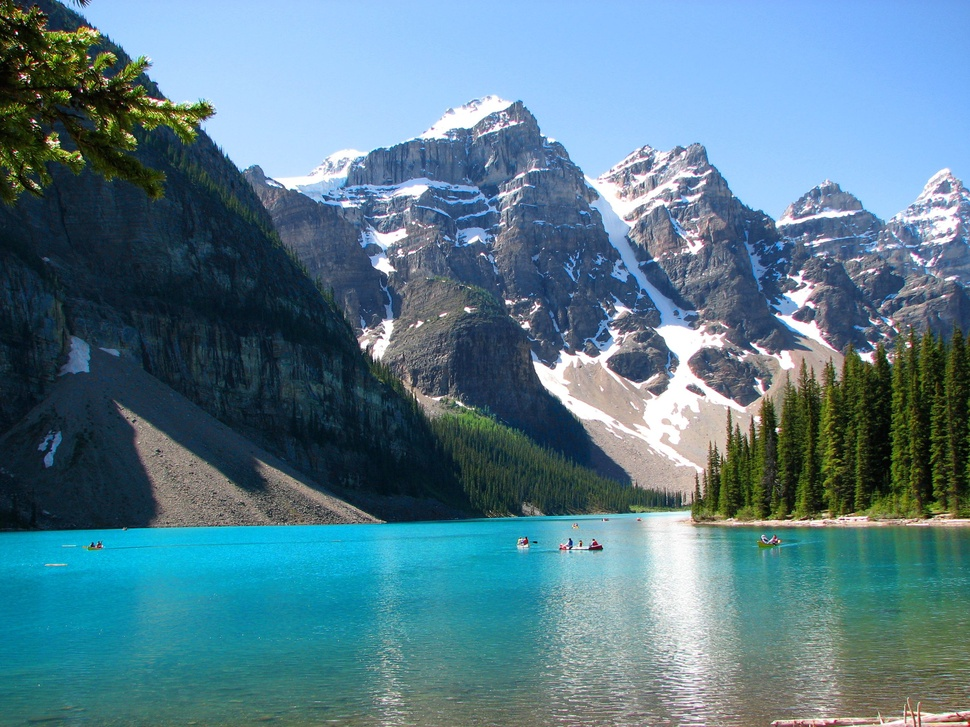
#> input picture image_compression/Picture/1.jpg, 970 x 727 px, shrunk from 2816 x 2112 before the run, found by its file name
$ jupyter execute --allow-errors 'Image Compression with K-means Clustering.ipynb'   (shell and % lines are left out)
#> lines starting #> are read from the running program, lines starting #| are printed output that depends on the picture
### image_compression/plot_utils.py
import numpy as np
import matplotlib.pyplot as plt

class plot_utils:
    def __init__(self, img_data, title, num_pixels=10000, colors=None):
        self.img_data = img_data
        self.title = title
        self.num_pixels = num_pixels
        self.colors = colors

    def colorSpace(self):
        if self.colors is None:
            self.colors = self.img_data

        rand = np.random.RandomState(42)
        index = rand.permutation(self.img_data.shape[0])[:self.num_pixels]
        colors = self.colors[index]
        R, G, B = self.img_data[index].T
        fig, ax = plt.subplots(1, 2, figsize=(12,8))
        ax[0].scatter(R, G, color=colors, marker='.')
        ax[0].set(xlabel='Red', ylabel='Green', xlim=(0, 1), ylim=(0, 1))
        ax[1].scatter(R, B, color=colors, marker='.')
        ax[1].set(xlabel='Red', ylabel='Blue', xlim=(0, 1), ylim=(0, 1))
        fig.suptitle(self.title, size=20)

### image_compression/Image Compression with K-means Clustering.ipynb
[cell 1]
from __future__ import print_function
import os
import numpy as np
import matplotlib.pyplot as plt
import matplotlib.image as image
plt.style.use("ggplot")

from skimage import io
from sklearn.cluster import KMeans

#drop pdown list
from ipywidgets import interact, interactive, fixed, interact_manual, IntSlider
import ipywidgets as widgets

[cell 2]
plt.rcParams['figure.figsize'] =(20,12)

# Data Preprocessing

[cell 3]
img = io.imread('Pictures/1.jpg')
#> img is the input picture: shape (727, 970, 3); mean R, G, B 86.9, 123.7, 139
ax = plt.axes(xticks =[], yticks=[])
ax.imshow(img)

[cell 4]
img.shape
#> Out = (727, 970, 3)
#3:color
#image size

[cell 5]
#normalize
img_data = (img / 255.0).reshape(-1, 3)
img_data.shape
#> Out = (705190, 3)

# Visualizing the Color Space using Point Clouds

[cell 6]
from plot_utils import plot_utils

[cell 7]
x = plot_utils(img_data, title="Input color space: over 16 million possible colors")
x.colorSpace()
#> in colorSpace, `R, G, B = self.img_data[index].T`: R = 10000 values, max 1 at index 35, min 0 at index 4, mean 0.341; G = 10000 values, max 1 at index 58, min 0.0118 at index 2413, mean 0.484; B = 10000 values, max 1 at index 12, min 0 at index 120, mean 0.543
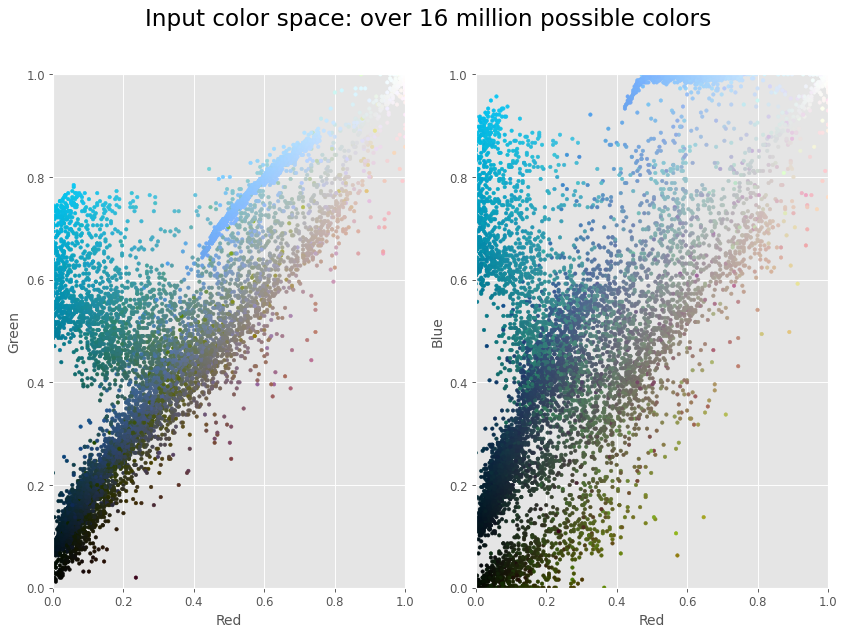
#> figure drawn by matplotlib, 2 panels

# Visualizing the K-means Reduced Color space

[cell 8]
#from 16m to 16!
from sklearn.cluster import MiniBatchKMeans

[cell 9]
kmeans = MiniBatchKMeans(16).fit(img_data)
k_colors = kmeans.cluster_centers_[kmeans.predict(img_data)]

y = plot_utils(img_data, colors=k_colors, title="Reduced color image: 16 colors")
y.colorSpace()
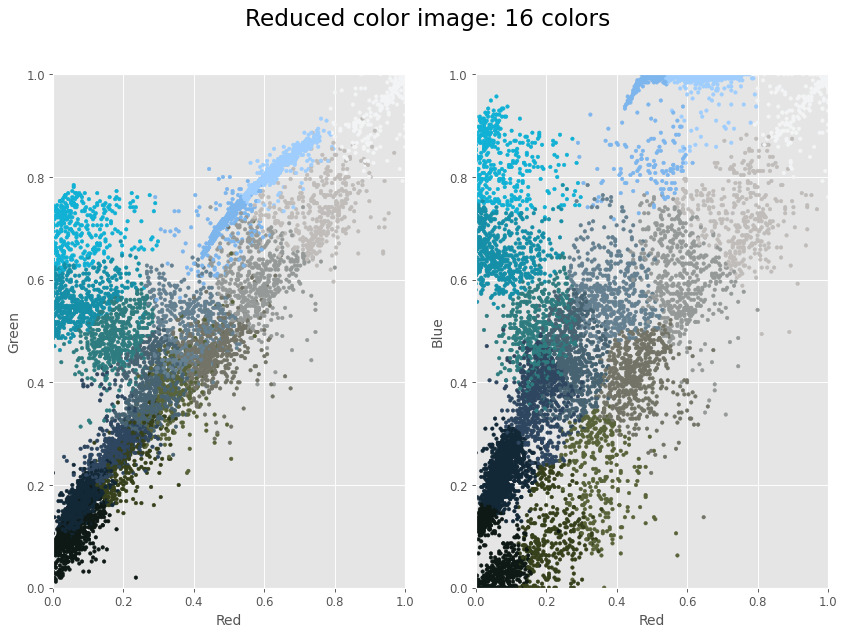
#> figure drawn by matplotlib, 2 panels

$ run again, with image_compression/Picture/2.jpg copied over image_compression/Picture/1.jpg
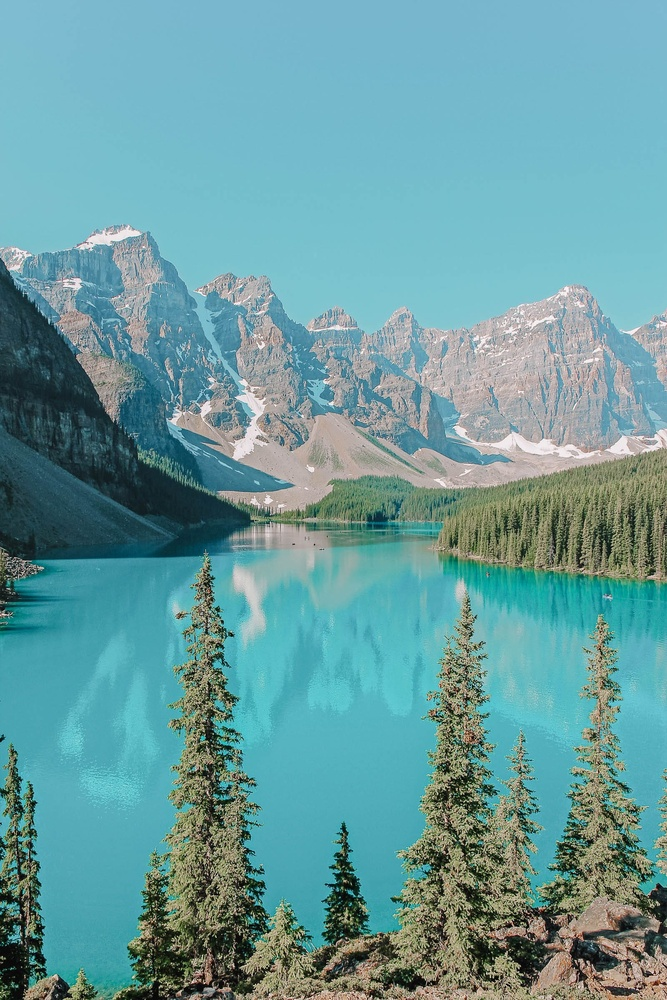
#> input picture image_compression/Picture/2.jpg, 667 x 1000 px, shrunk from 1600 x 2400 before the run, found by its file name
#> img is the input picture: shape (1000, 667, 3); mean R, G, B 104, 155.3, 158.6
#> R = 10000 values, max 1 at index 4939, min 0 at index 433, mean 0.41; G = 10000 values, max 0.973 at index 4939, min 0 at index 1784, mean 0.61; B = 10000 values, max 0.965 at index 2389, min 0 at index 533, mean 0.622
#> `[cell 7] x = plot_utils(img_data, title="Input color space: over 16 mi..`:
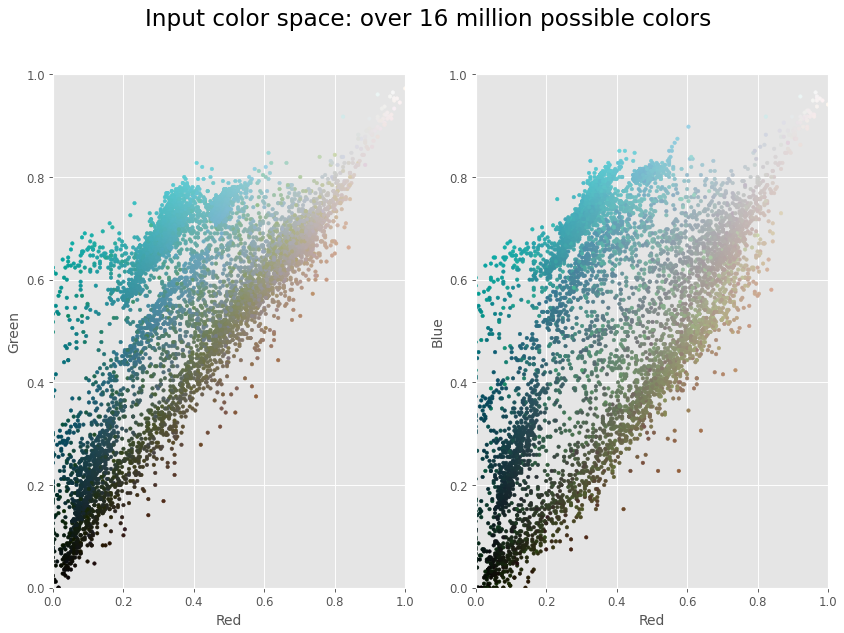
#> figure drawn by matplotlib, 2 panels
#> `[cell 9] kmeans = MiniBatchKMeans(16).fit(img_data) k_colors = kmeans...`:
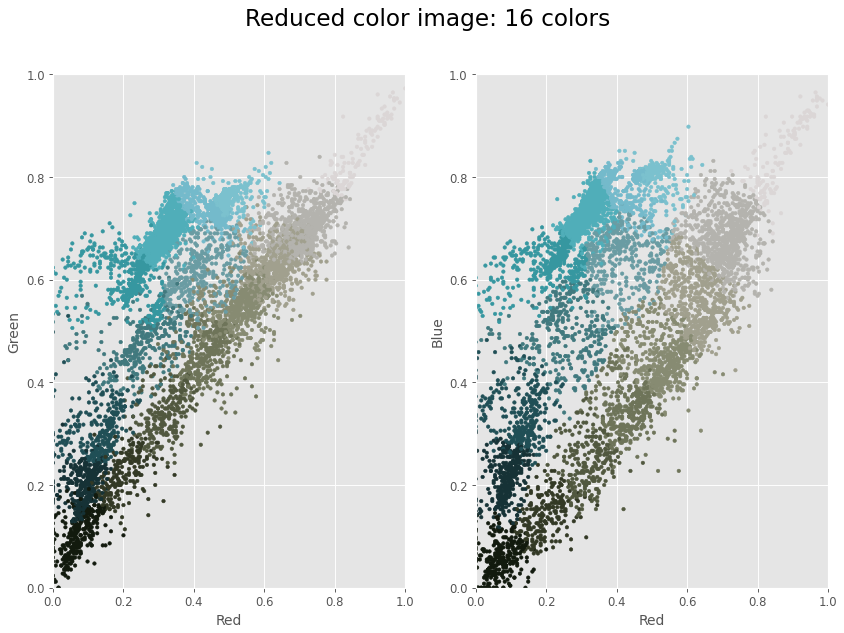
#> figure drawn by matplotlib, 2 panels
